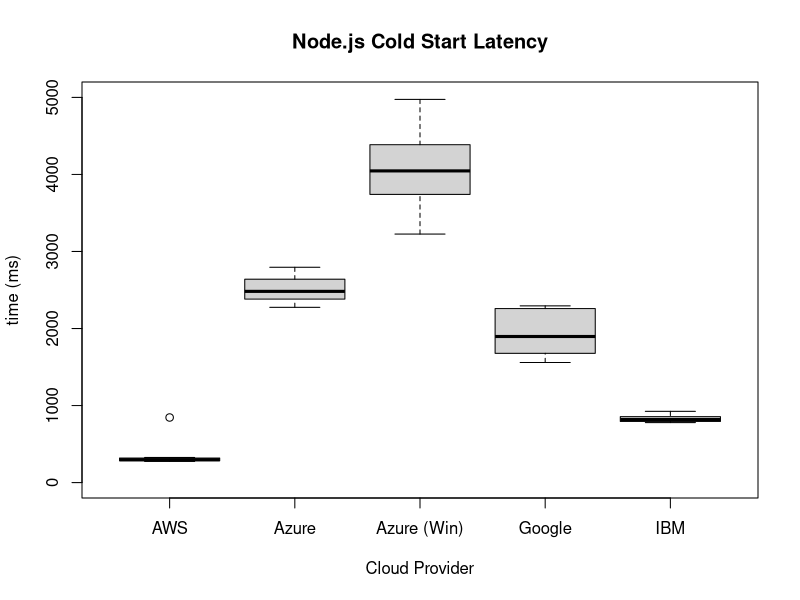

The R script that drew this image:
x <- read.csv("raw_coldstart_node_data.csv",header=T,sep=",")
x <- t(x)
a <- as.numeric(x[2,1:10])
b <- as.numeric(x[2,11:20])
c <- as.numeric(x[2,21:30])
d <- as.numeric(x[2,31:40])
e <- as.numeric(x[2,41:50])
png(file = "boxplot_coldstart_node.png", width=1000, height=1000, units="px", pointsize=24)
boxplot(a,b,c,d,e,names=c("AWS","Azure","Azure (Win)","Google", "IBM"), xlab = "Cloud Provider",ylab = "time (ms)", main = "Node.js Cold Start Latency", ylim = c(0, 5000))
